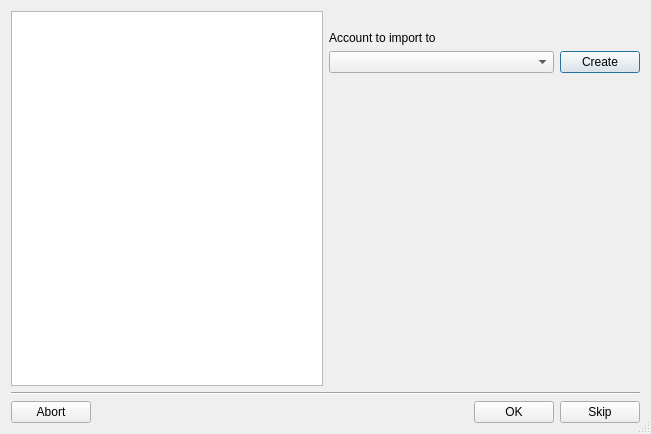
<?xml version="1.0" encoding="UTF-8"?>
<ui version="4.0">
 <class>KAccountSelectDlgDecl</class>
 <widget class="QDialog" name="KAccountSelectDlgDecl">
  <property name="geometry">
   <rect>
    <x>0</x>
    <y>0</y>
    <width>651</width>
    <height>434</height>
   </rect>
  </property>
  <property name="windowTitle">
   <string>Account selection</string>
  </property>
  <property name="sizeGripEnabled">
   <bool>true</bool>
  </property>
  <layout class="QVBoxLayout">
   <property name="spacing">
    <number>6</number>
   </property>
   <property name="margin">
    <number>11</number>
   </property>
   <item>
    <layout class="QHBoxLayout">
     <item>
      <widget class="KTextEdit" name="m_qifEntry">
       <property name="undoRedoEnabled">
        <bool>false</bool>
       </property>
       <property name="lineWrapMode">
        <enum>QTextEdit::NoWrap</enum>
       </property>
       <property name="readOnly">
        <bool>true</bool>
       </property>
       <property name="acceptRichText">
        <bool>false</bool>
       </property>
      </widget>
     </item>
     <item>
      <layout class="QVBoxLayout">
       <item>
        <layout class="QGridLayout">
         <item row="2" column="1">
          <widget class="QPushButton" name="m_createButton">
           <property name="text">
            <string>Create</string>
           </property>
          </widget>
         </item>
         <item row="2" column="0">
          <widget class="KMyMoneyCategory" name="m_accountSelector"/>
         </item>
         <item row="3" column="0">
          <spacer name="spacer6">
           <property name="orientation">
            <enum>Qt::Horizontal</enum>
           </property>
           <property name="sizeType">
            <enum>QSizePolicy::Expanding</enum>
           </property>
           <property name="sizeHint" stdset="0">
            <size>
             <width>110</width>
             <height>20</height>
            </size>
           </property>
          </spacer>
         </item>
         <item row="0" column="0" colspan="2">
          <widget class="QLabel" name="m_descLabel">
           <property name="wordWrap">
            <bool>true</bool>
           </property>
          </widget>
         </item>
         <item row="1" column="0" colspan="2">
          <widget class="QLabel" name="m_headerLabel">
           <property name="text">
            <string>Account to import to</string>
           </property>
           <property name="wordWrap">
            <bool>false</bool>
           </property>
          </widget>
         </item>
        </layout>
       </item>
       <item>
        <spacer name="spacer2">
         <property name="orientation">
          <enum>Qt::Vertical</enum>
         </property>
         <property name="sizeType">
          <enum>QSizePolicy::Expanding</enum>
         </property>
         <property name="sizeHint" stdset="0">
          <size>
           <width>16</width>
           <height>20</height>
          </size>
         </property>
        </spacer>
       </item>
      </layout>
     </item>
    </layout>
   </item>
   <item>
    <widget class="Line" name="Line2_2">
     <property name="frameShape">
      <enum>QFrame::HLine</enum>
     </property>
     <property name="frameShadow">
      <enum>QFrame::Sunken</enum>
     </property>
    </widget>
   </item>
   <item>
    <layout class="QHBoxLayout">
     <property name="spacing">
      <number>6</number>
     </property>
     <property name="margin">
      <number>0</number>
     </property>
     <item>
      <widget class="QPushButton" name="m_kButtonAbort">
       <property name="text">
        <string>Abort</string>
       </property>
      </widget>
     </item>
     <item>
      <spacer name="Spacer1">
       <property name="orientation">
        <enum>Qt::Horizontal</enum>
       </property>
       <property name="sizeType">
        <enum>QSizePolicy::Expanding</enum>
       </property>
       <property name="sizeHint" stdset="0">
        <size>
         <width>160</width>
         <height>0</height>
        </size>
       </property>
      </spacer>
     </item>
     <item>
      <widget class="QPushButton" name="m_qbuttonOk">
       <property name="text">
        <string>OK</string>
       </property>
      </widget>
     </item>
     <item>
      <widget class="QPushButton" name="m_qbuttonCancel">
       <property name="text">
        <string>Skip</string>
       </property>
      </widget>
     </item>
    </layout>
   </item>
  </layout>
 </widget>
 <layoutdefault spacing="6" margin="11"/>
 <customwidgets>
  <customwidget>
   <class>KComboBox</class>
   <extends>QComboBox</extends>
   <header>kcombobox.h</header>
  </customwidget>
  <customwidget>
   <class>KTextEdit</class>
   <extends>QTextEdit</extends>
   <header>ktextedit.h</header>
  </customwidget>
  <customwidget>
   <class>KMyMoneyCategory</class>
   <extends>KComboBox</extends>
   <header>kmymoneycategory.h</header>
  </customwidget>
 </customwidgets>
 <resources/>
 <connections/>
</ui>
